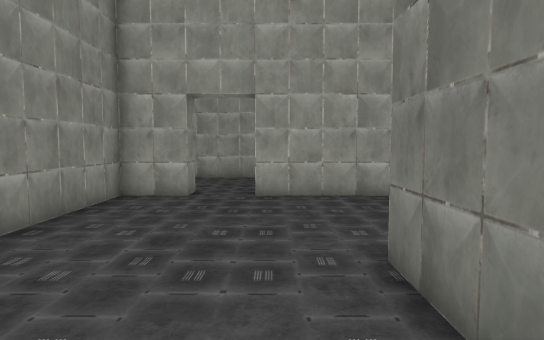
View 1 (above)

12 first-person views from a walk through a scene from a Unity 3-D project. The camera is 1.5 m above the floor, tilts 4° down and sees 75° across. Doors are open. The floor is counted in squares, 1 m on a side. Each view is taken from the middle of a square. On the plan, view 1 faces up. The plan holds only what a view shows up to about 16 squares ahead; the rest is blank. The place goes on beyond the plan. The player is left out.

View 2
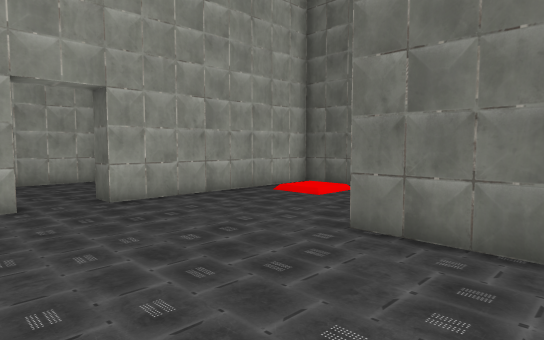

View 3
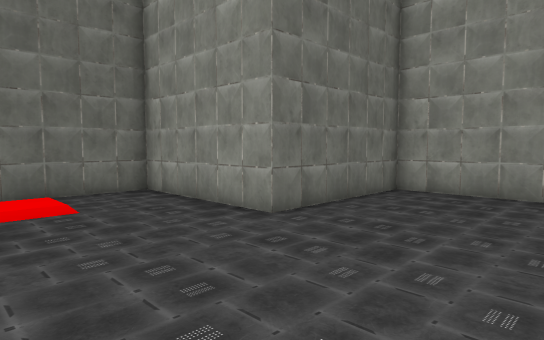

View 4
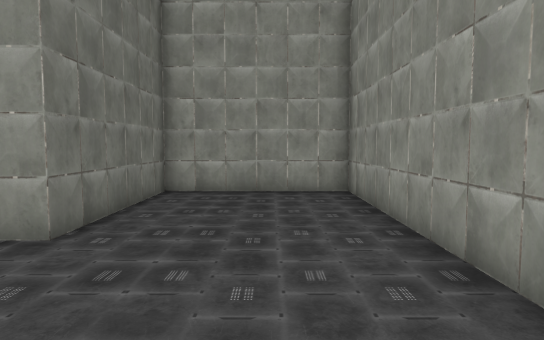

View 5
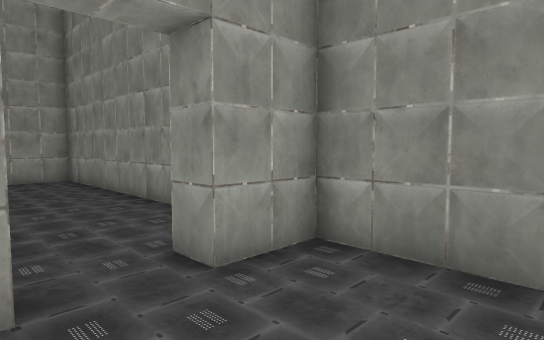

View 6
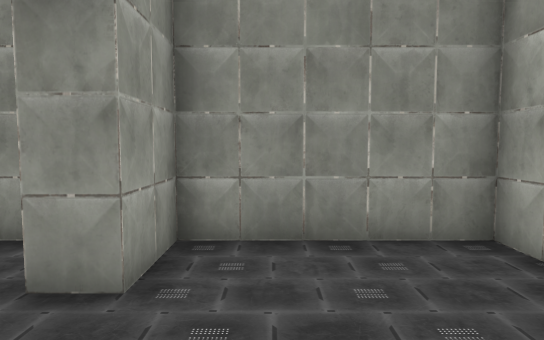

View 7
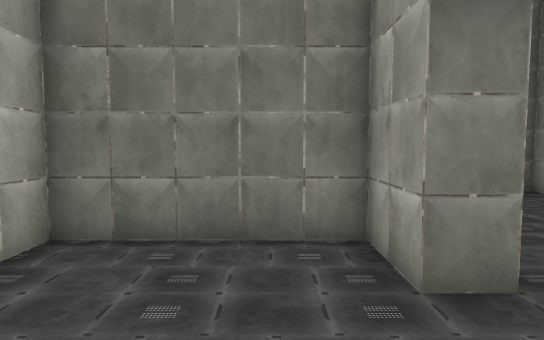

View 8
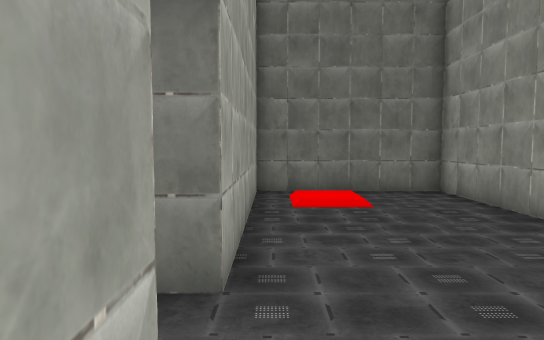

View 9
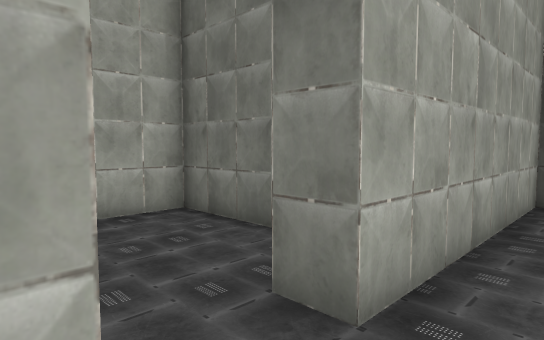

View 10
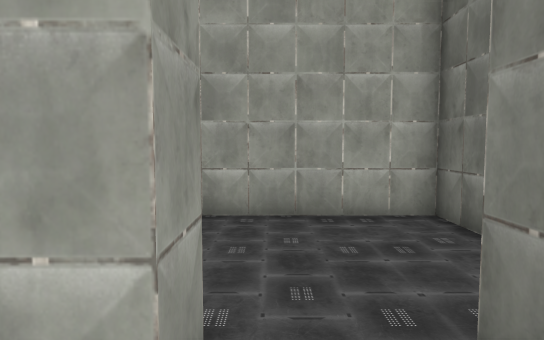

View 11
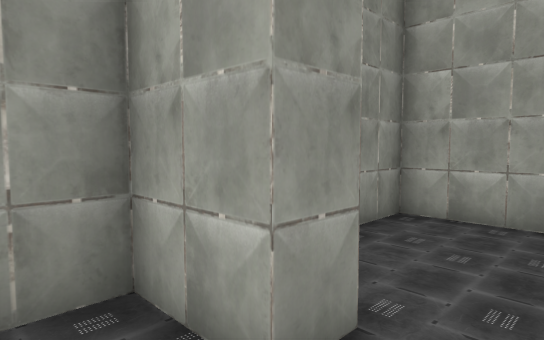

View 12
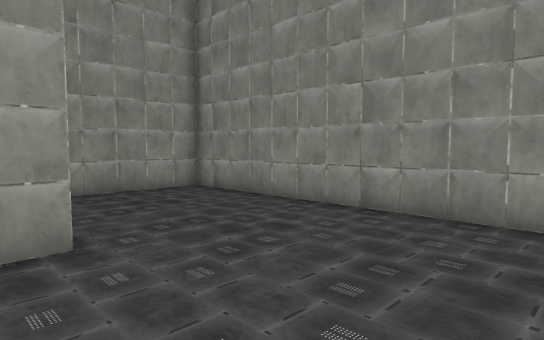

### Floor plan
Ten units are one square. View 1 is at (0, 0); x grows to the right and y downward. Boxes are objects, and circles mark ways between rooms. Rooms are numbered by the first view taken in them; rooms with no view inside come last. Other rooms are left out.
<svg viewBox="-50 -170 130 190">
<path fill="none" stroke="#000" d="M-25 -105 -45 -105 -45 15 15 15 15 -45 75 -45 75 -105 -5 -105M-5 -115 15 -115 15 -165 -45 -165 -45 -115 -25 -115"/>
<circle cx="-15" cy="-110" r="3" fill="#2a7"/>
<text x="0" y="-60">1</text>
<text x="-20" y="-140">2</text>
</svg>
Room 1 opens to room 2.

Where each view was taken, in squares from view 1:
view 1: 0 up, 0 right, facing up
view 2: 1 up, 4 left, facing up-right
view 3: 10 up, 4 left, facing down-right
view 4: 10 up, 2 left, facing down
view 5: 15 up, 0 right, facing down-left
view 6: 13 up, 1 right, facing left
view 7: 13 up, 4 left, facing right
view 8: 10 up, 4 left, facing right
view 9: 9 up, 3 left, facing up-right
view 10: 9 up, 2 left, facing up
view 11: 9 up, 1 left, facing up-left
view 12: 10 up, 3 right, facing down-left
